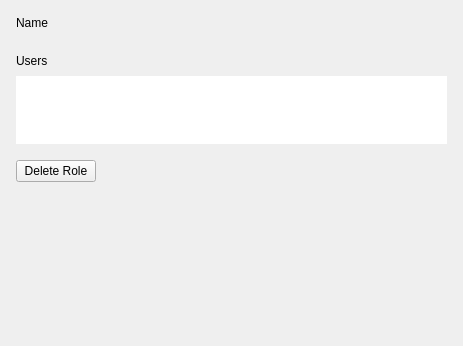
<?xml version="1.0" encoding="UTF-8"?>
<ui version="4.0">
 <class>UserRoleSettingsWidget</class>
 <widget class="QWidget" name="UserRoleSettingsWidget">
  <property name="geometry">
   <rect>
    <x>0</x>
    <y>0</y>
    <width>463</width>
    <height>346</height>
   </rect>
  </property>
  <layout class="QVBoxLayout" name="verticalLayout_4">
   <property name="spacing">
    <number>16</number>
   </property>
   <property name="leftMargin">
    <number>16</number>
   </property>
   <property name="topMargin">
    <number>16</number>
   </property>
   <property name="rightMargin">
    <number>16</number>
   </property>
   <property name="bottomMargin">
    <number>16</number>
   </property>
   <item>
    <layout class="QVBoxLayout" name="verticalLayout">
     <property name="spacing">
      <number>8</number>
     </property>
     <item>
      <widget class="QLabel" name="nameLabel">
       <property name="text">
        <string>Name</string>
       </property>
      </widget>
     </item>
     <item>
      <widget class="nx::vms::client::desktop::InputField" name="nameInputField" native="true"/>
     </item>
    </layout>
   </item>
   <item>
    <layout class="QVBoxLayout" name="verticalLayout_2">
     <property name="spacing">
      <number>8</number>
     </property>
     <item>
      <widget class="QLabel" name="usersLabel">
       <property name="text">
        <string>Users</string>
       </property>
      </widget>
     </item>
     <item>
      <widget class="nx::vms::client::desktop::TreeView" name="usersListTreeView">
       <property name="sizePolicy">
        <sizepolicy hsizetype="Expanding" vsizetype="Maximum">
         <horstretch>0</horstretch>
         <verstretch>0</verstretch>
        </sizepolicy>
       </property>
       <property name="focusPolicy">
        <enum>Qt::NoFocus</enum>
       </property>
       <property name="frameShape">
        <enum>QFrame::NoFrame</enum>
       </property>
       <property name="horizontalScrollBarPolicy">
        <enum>Qt::ScrollBarAlwaysOff</enum>
       </property>
       <property name="sizeAdjustPolicy">
        <enum>QAbstractScrollArea::AdjustToContents</enum>
       </property>
       <property name="editTriggers">
        <set>QAbstractItemView::NoEditTriggers</set>
       </property>
       <property name="selectionMode">
        <enum>QAbstractItemView::NoSelection</enum>
       </property>
       <property name="rootIsDecorated">
        <bool>false</bool>
       </property>
       <property name="uniformRowHeights">
        <bool>true</bool>
       </property>
       <property name="headerHidden">
        <bool>true</bool>
       </property>
      </widget>
     </item>
    </layout>
   </item>
   <item>
    <widget class="QPushButton" name="deleteGroupButton">
     <property name="sizePolicy">
      <sizepolicy hsizetype="Fixed" vsizetype="Fixed">
       <horstretch>0</horstretch>
       <verstretch>0</verstretch>
      </sizepolicy>
     </property>
     <property name="text">
      <string>Delete Role</string>
     </property>
    </widget>
   </item>
   <item>
    <spacer name="verticalSpacer">
     <property name="orientation">
      <enum>Qt::Vertical</enum>
     </property>
     <property name="sizeHint" stdset="0">
      <size>
       <width>0</width>
       <height>0</height>
      </size>
     </property>
    </spacer>
   </item>
  </layout>
 </widget>
 <customwidgets>
  <customwidget>
   <class>nx::vms::client::desktop::TreeView</class>
   <extends>QTreeView</extends>
   <header location="global">nx/vms/client/desktop/common/widgets/tree_view.h</header>
  </customwidget>
  <customwidget>
   <class>nx::vms::client::desktop::InputField</class>
   <extends>QWidget</extends>
   <header location="global">nx/vms/client/desktop/common/widgets/input_field.h</header>
   <container>1</container>
  </customwidget>
 </customwidgets>
 <resources/>
 <connections/>
</ui>
